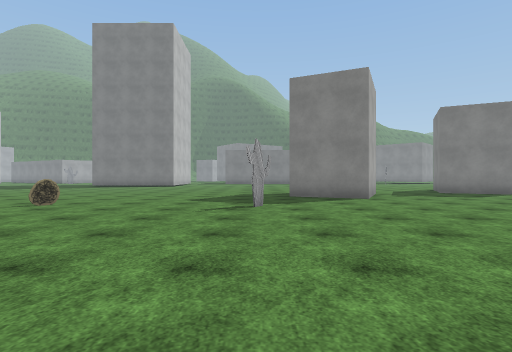
[1] (above)

24 first-person views from a walk through a scene from a Unity 3-D project. The camera is 1.3 m above the floor, looks level and sees 80° across. The floor is counted in squares, 2 m on a side. Each view is taken from the middle of a square. On the plan, view 1 faces up. The plan holds only what a view shows up to about 10 squares ahead; the rest is blank. The place goes on beyond the plan. Some surface patterns are stand-ins.

[2]
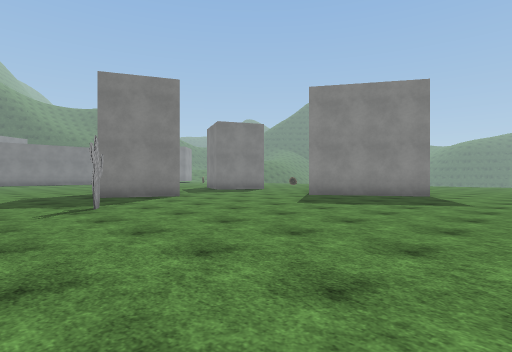

[3]
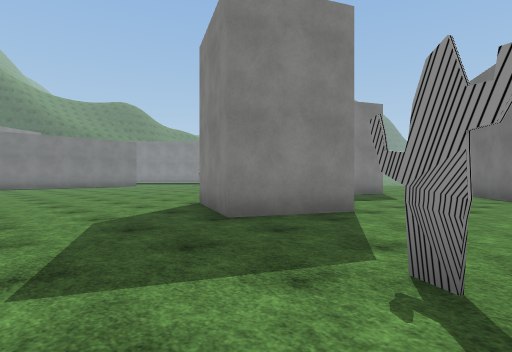

[4]
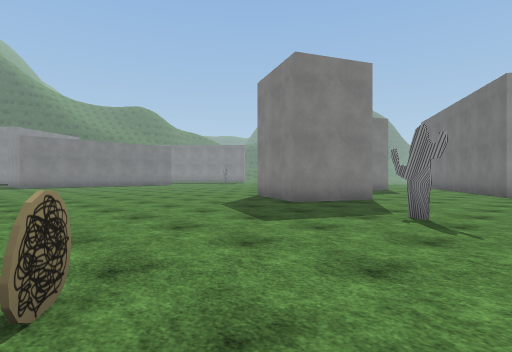

[5]
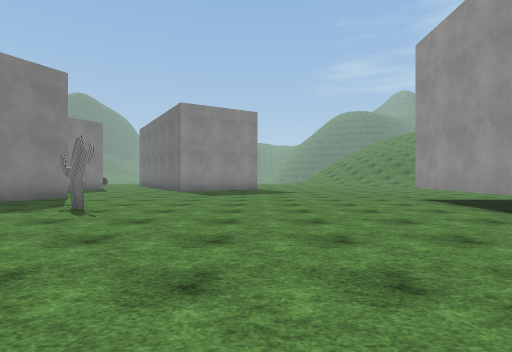

[6]
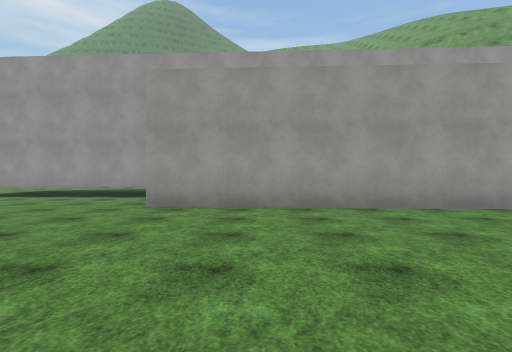

[7]
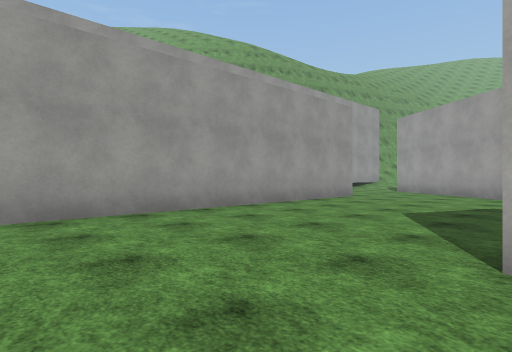

[8]
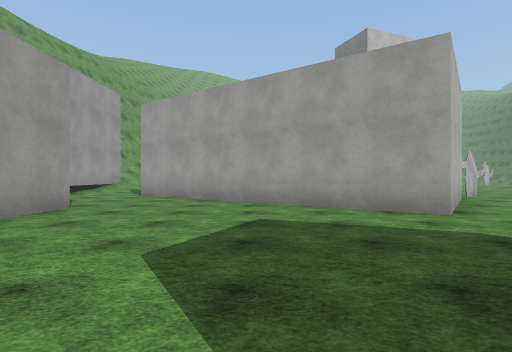

[9]
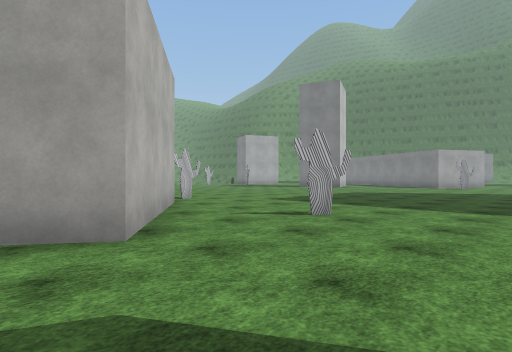

[10]
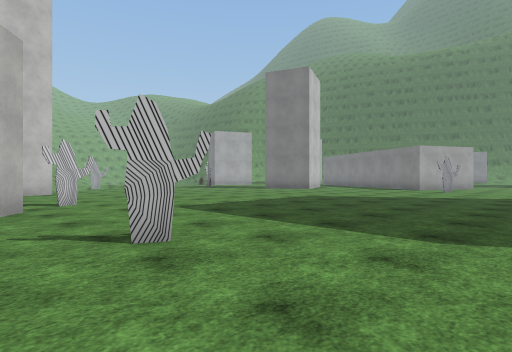

[11]
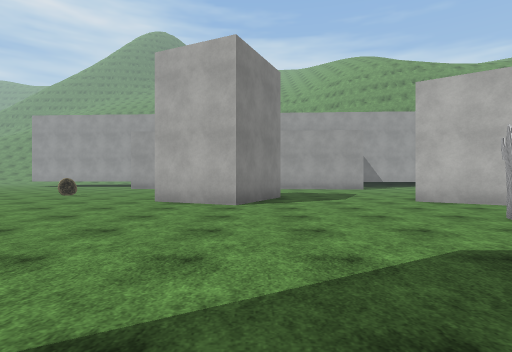

[12]
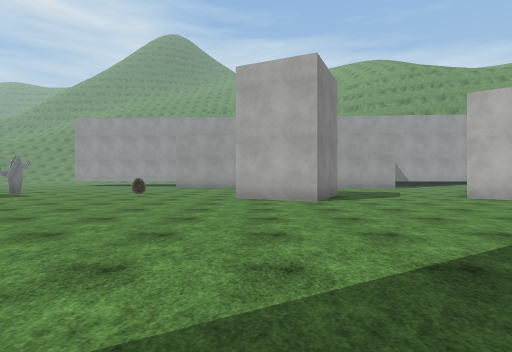

[13]
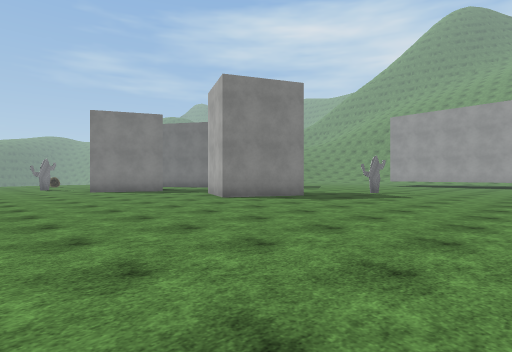

[14]
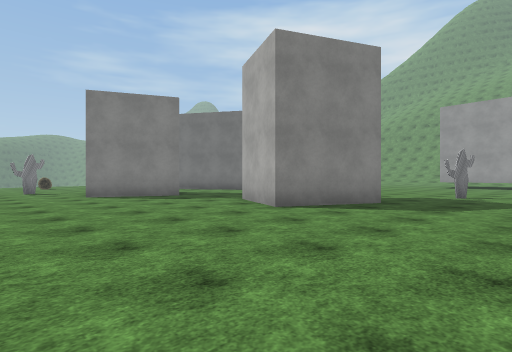

[15]
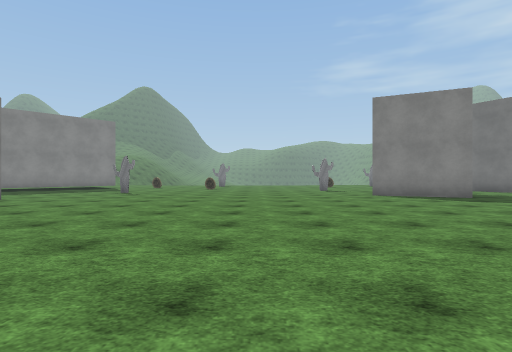

[16]
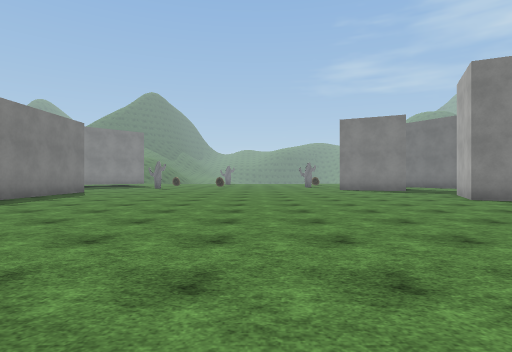

[17]
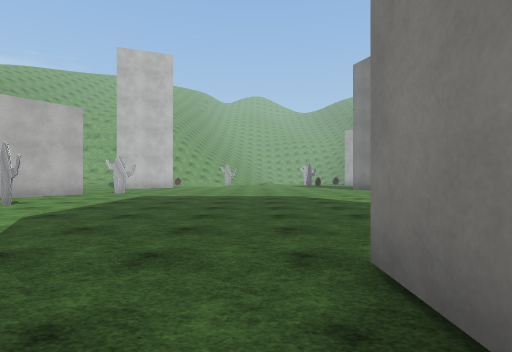

[18]
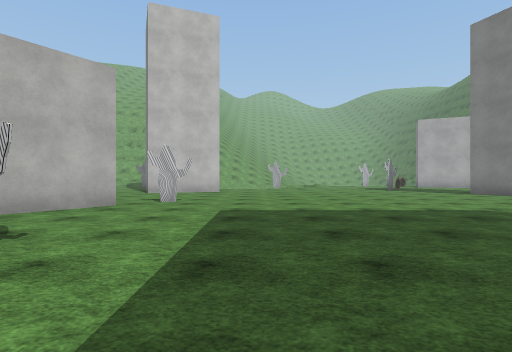

[19]
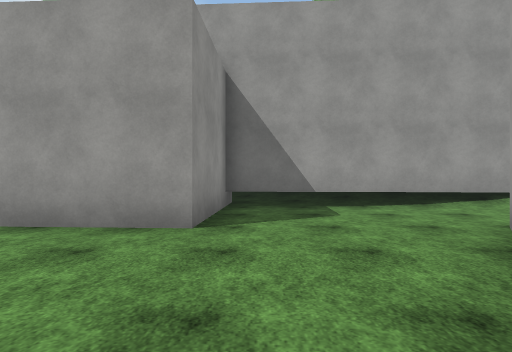

[20]
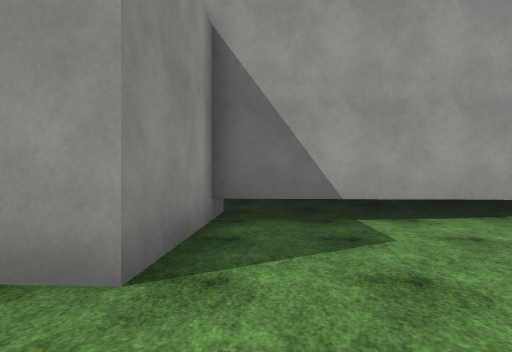

[21]
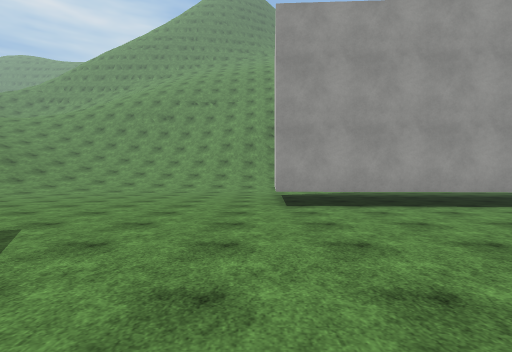

[22]
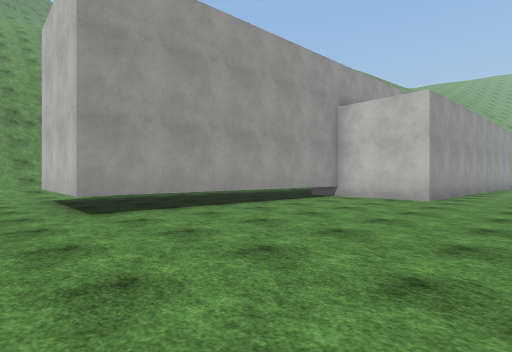

[23]
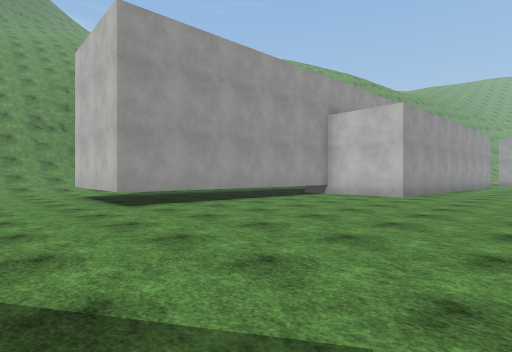

[24]
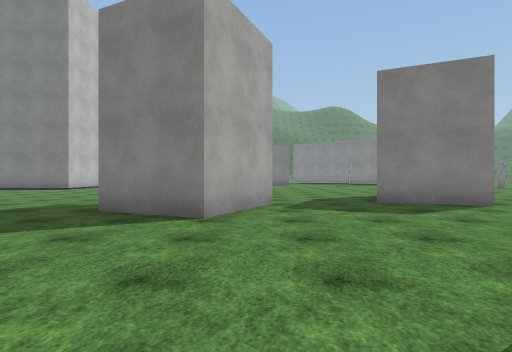

### Floor plan
Key: @ floor where view 1 was taken; # wall or solid block; . floor; C cactus; O other object.
Columns run from 22 left of view 1 to 8 right of it. Each row starts with its distance up from view 1.
 25                         #####..
 24                        ........
 23 #       ..            .........
 22 ...    ...          ...........
 21 ..........         ............
 20 ...........       .............
 19 ............##    .............
 18 ............... ...............
 17 ...............  ..............
 16 ................ ..............
 15 ...............................
 14 ..............................#
 13 ..C....C......................#
 12 .......C................##....#
 11 ...##...................###...#
 10     ###.....#...........###....
  9       #....###..........##.....
  8      ##....## .................
  7     ##......#....O....C.......#
  6     #........................##
  5    ##.........................
  4   ##..........................#
  3   #............................
  2  .....#########................
  1  .....#       ####.............
  0 ##....#          #....@.......
 -1  ######          ####..........
 -2                     #####......
 -3                         #......
 -4                         #......
 -5                         #......

Where each view was taken, in squares from view 1:
view 1: 0 up, 0 right, facing up
view 2: 0 up, 2 left, facing up-right
view 3: 6 up, 2 left, facing up-right
view 4: 5 up, 5 left, facing up-right
view 5: 3 up, 6 left, facing right
view 6: 8 up, 7 left, facing down
view 7: 7 up, 7 left, facing down-left
view 8: 6 up, 10 left, facing left
view 9: 8 up, 12 left, facing up-left
view 10: 11 up, 12 left, facing up-left
view 11: 17 up, 11 left, facing down
view 12: 18 up, 9 left, facing down
view 13: 18 up, 5 left, facing down-right
view 14: 17 up, 2 left, facing down-right
view 15: 18 up, 2 left, facing right
view 16: 18 up, 6 left, facing right
view 17: 18 up, 8 left, facing left
view 18: 15 up, 12 left, facing left
view 19: 6 up, 17 left, facing down
view 20: 4 up, 17 left, facing down
view 21: 5 up, 3 right, facing down
view 22: 4 up, 4 right, facing down-left
view 23: 5 up, 5 right, facing down-left
view 24: 4 up, 4 right, facing up
